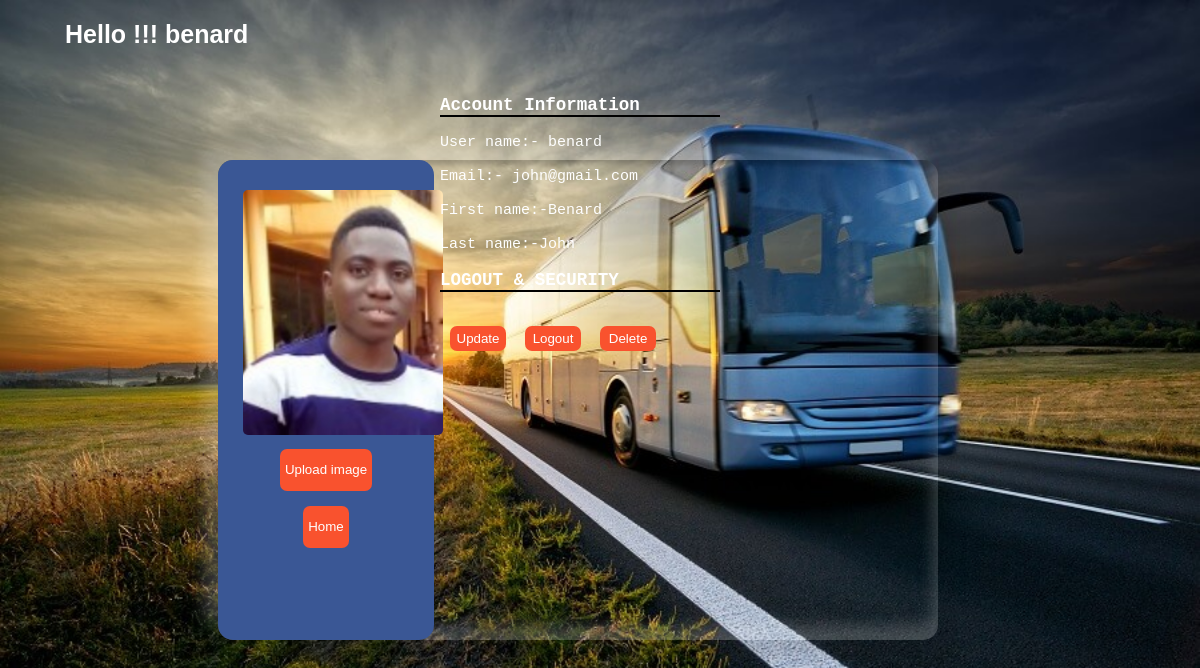
Screenshot of /profile.php (signed in) with the database file from the repository.
### tables this page shows
CREATE TABLE `users` (
  `id` int(11) NOT NULL,
  `user_id` bigint(25) NOT NULL,
  `First_Name` varchar(255) NOT NULL,
  `Last_Name` varchar(255) NOT NULL,
  `username` varchar(255) NOT NULL,
  `email` varchar(255) NOT NULL,
  `password` varchar(255) NOT NULL
);

### function.php (called while the page is built, shortened)
<?php
function check_login($conn)
{
	if(isset($_SESSION['user_id']))
	{
		$id = $_SESSION['user_id'];
		$query = "select * from users where user_id = '$id' limit 1";
		$result = mysqli_query($conn,$query);
		if($result && mysqli_num_rows($result) > 0)
		{
			$user_data = mysqli_fetch_assoc($result);
			return $user_data;
		}
	}
	die;
}
?>

### profile.php (the view, shortened to what this page needs)
<?php
    include("connect.php");
    include("function.php");
    $user_data = check_login($conn);
?>
<!DOCTYPE html>
<html>
<link rel="stylesheet" href="https://cdnjs.cloudflare.com/ajax/libs/font-awesome/6.1.1/css/all.min.css" />
<head>
<link rel="stylesheet" href="cssfile/sidebar.css">
</head>
<body >
          <div class="usern"><b><font color="#fff"> Hello !!! <?php echo $user_data['username'];?></font></b></div>
            <div class="wrapper">
              <div class="left">
                  <img src="images/admin.jpg"alt="user" width="200">
                  <button class="btn4">Upload image </button><br>
                  <br>
                  <a href="index.php"><button class="btn4">Home </button></a>
              </div>
              </div>
        <div class="right">
           <h3>Account Information</h3><hr/><br/>
                <p>User name:- <?php echo $user_data['username'];?>   </p><br>
                <p>Email:- <?php echo $user_data['email'];?> </p>
                <br>
                <p>First name:-<?php echo $user_data['First_Name'];?></p><br>
                <p>Last name:-<?php echo $user_data['Last_Name'];?></p><br>
                <h3>LOGOUT & SECURITY</h3><hr/><br>
                <br><a href="updateProfile.php?id=<?php echo $user_data['id'];?>">
                <button class="btn3">Update</button></a>
                <a href="logout.php">
                <button class="btn3">Logout</button></a>
                <a href="deleteProfile.php?id=<?php echo $user_data['id'];?>">
                <button class="btn3">Delete</button></a>
         </div>
</body>
</html>

### cssfile/sidebar.css (style rules this page uses)
* { margin: 0; padding: 0; list-style: none; text-decoration: none; }

### profile.php (style rules this page uses)
* { padding: 0; margin: 0; list-style: none; box-sizing: border-box; }
body { font-family: monospace; background-image: url(images/4.jpg); background-repeat: no-repeat; background-attachment: fixed; background-size: cover; }
.usern { font-size:25px; font-family: Arial; margin-top:20px; left: 50%; padding-left: 65px; width: 45%; }
.wrapper { position: absolute; top: 50%; left: 34%; height:60%; margin-left:170px ; border-radius: 15px; transform: translate(-50%,-50%); width: 60%; display: flex; box-shadow: -15px -15px 15px rgba(255, 255, 255, 0.2), 15px 15px 15px rgba(0, 0, 0, 0.1), inset -5px -15px 15px rgba(255, 255, 255, 0.2), inset 5px 5px 5px rgba(0, 0, 0, 0.2); }
.wrapper .left { width: 30%; background:#3A5795; padding: 30px 25px; border-top-left-radius: 5px; border-bottom-left-radius: 5px; text-align: center; color: #fff; border-radius: 15px; }
.wrapper .left img { border-radius: 5px; margin-bottom: 10px; }
.right { width: 80%; left: 10%; margin-top:46px; margin-right:auto; margin-left:auto; color: #fff; padding: 0px 200px; position: relative; font-size: 15px; }
hr { border:1px solid black; width: 50%; }
.btn3 { margin-left: 10px; padding: 5px; width: 10%; background-color:#F9522E; border: none; color: white; border-radius: 7px; }
.btn4 { background-color:#F9522E; border: none; color: white; border-radius: 7px; height: 10%; padding: 5px; }

### rows the page displays
users: username "benard", email "john@gmail.com", First_Name "Benard", Last_Name "John"
